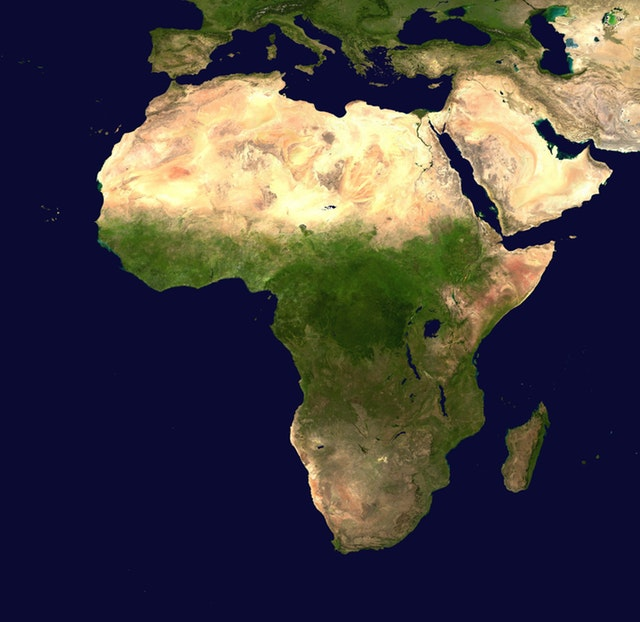
#> input picture Bolum_04_Contours/map.jpg, 640 x 622 px
$ jupyter execute c05_Convex_Hull.ipynb
#> lines starting #> are read from the running program, lines starting #| are printed output that depends on the picture; after the words box and inside, x2 and y2 are one past the last pixel; in counts of white or black regions, pixels touching at a corner belong together
[cell 1]
import cv2
import numpy as np

[cell 2]
img = cv2.imread("map.jpg")
#> img is the input picture: shape (622, 640, 3); mean B, G, R 66.4, 64, 68.6
gray = cv2.cvtColor(img, cv2.COLOR_BGR2GRAY)
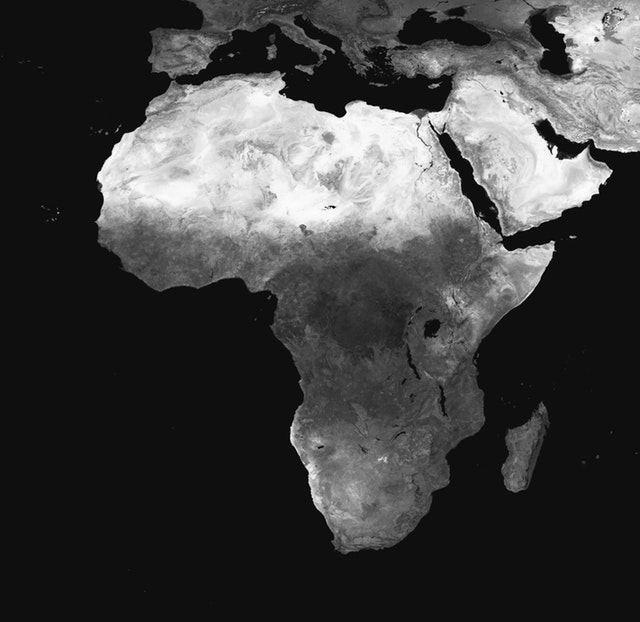
#> gray: shape (622, 640); min 1, max 253, mean 65.7

[cell 3]
blur = cv2.blur(gray, (3,3), )
ret, thresh = cv2.threshold(gray,75,255, cv2.THRESH_BINARY)
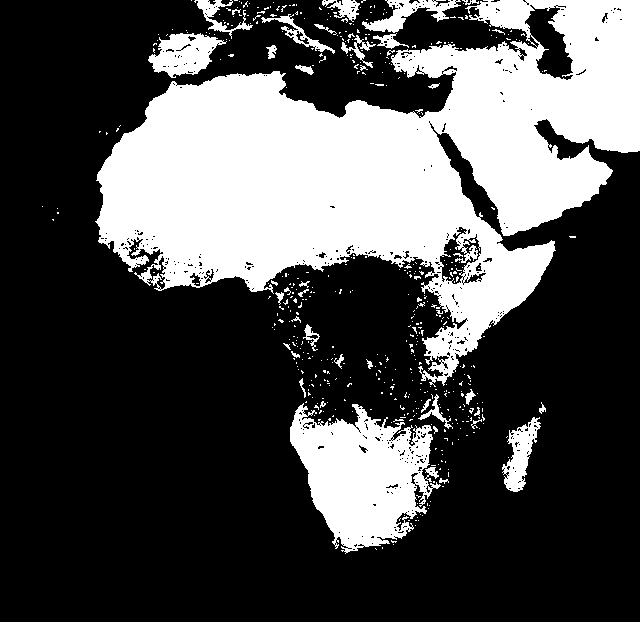
#> thresh: shape (622, 640); 31.1% white; 485 white regions (444 under 20 px), largest, box (x1, y1, x2, y2) and area: (95, 0, 640, 387) 100495, (290, 403, 441, 554) 13459, (148, 33, 227, 78) 2044

[cell 4]
cv2.imshow("Orginal", img)
cv2.imshow("Gray", gray)
cv2.imshow("Blur", blur)
cv2.imshow("Thresh", thresh)

cv2.waitKey(0)
cv2.destroyAllWindows()

[cell 5]
blur = cv2.blur(gray, (3,3), )
ret, thresh = cv2.threshold(gray,40,255, cv2.THRESH_BINARY) #40
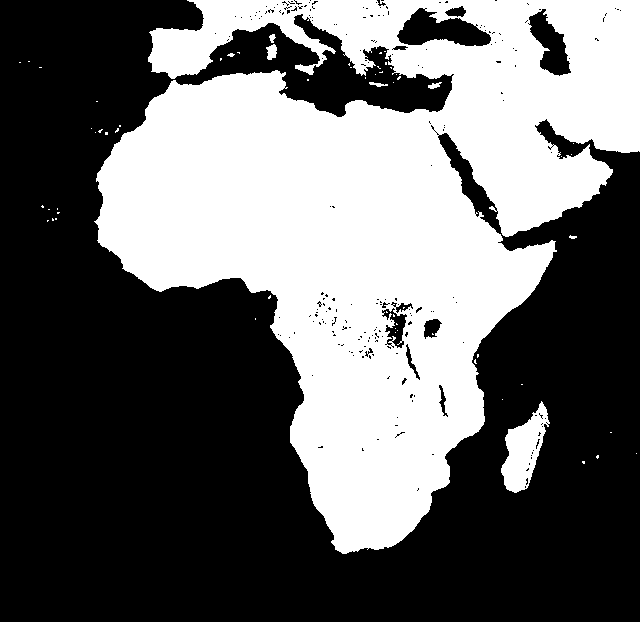
#> thresh: shape (622, 640); 40.8% white; 62 white regions (54 under 20 px)

contours, hiearchy = cv2.findContours(thresh, cv2.RETR_TREE, cv2.CHAIN_APPROX_SIMPLE )
#> contours = 347 contours, 326 with area under 20; largest, box (x1, y1, x2, y2) and area: (94, 0, 640, 554) 163222, (501, 401, 550, 493) 2247, (396, 7, 492, 47) 2191, (528, 8, 572, 77) 1516, (381, 307, 408, 349) 582; hiearchy = 347 rows, first 6: [1, -1, -1, -1], [2, 0, -1, -1], [3, 1, -1, -1], [4, 2, -1, -1], [25, 3, 5, -1], [6, -1, -1, 4]

[cell 6]
hull = []

for i in range(len(contours)):
    hull.append(cv2.convexHull(contours[i],  False) )
#> after the loop, hull = 347 contours, 323 with area under 20; largest, box (x1, y1, x2, y2) and area: (94, 0, 640, 554) 209304, (501, 401, 550, 493) 2648, (396, 7, 492, 47) 2575, (528, 8, 572, 77) 1902, (381, 307, 408, 349) 828

[cell 7]
bg = np.zeros( (thresh.shape[0], thresh.shape[1], 3), np.uint8)

for i in range(len(contours)):
    cv2.drawContours(bg, contours, i, (255,0,0), 3, 8, hiearchy)
    cv2.drawContours(bg, hull, i, (0,255,0), 1, 8)
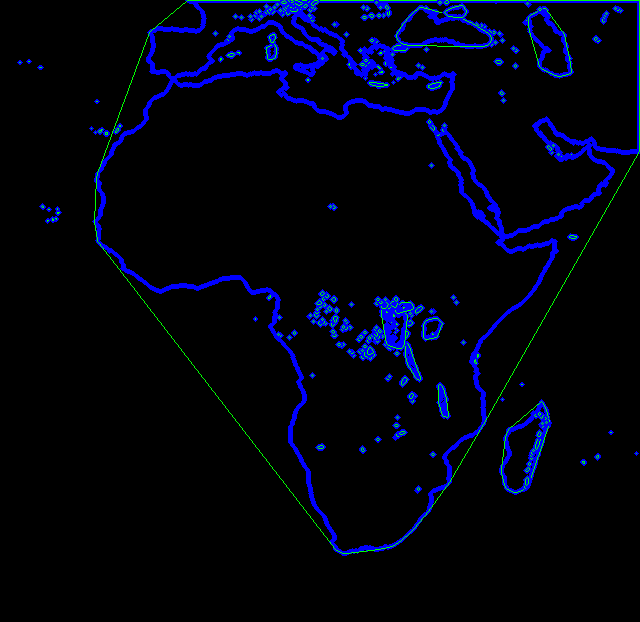
#> bg: shape (622, 640, 3); mean of channels 0, 1, 2 16.2, 2.5, 0; drawn as B, G, R
